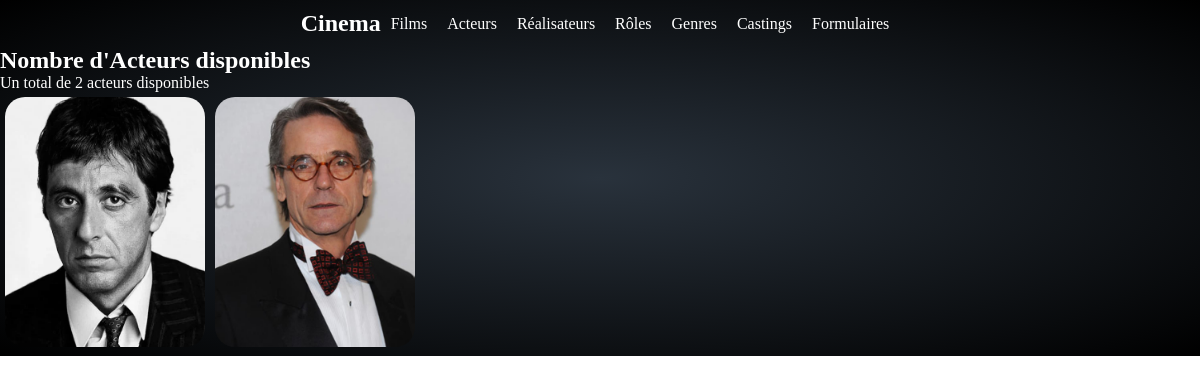
/index.php?action=listActeurs, run on an earlier commit of the app's database.
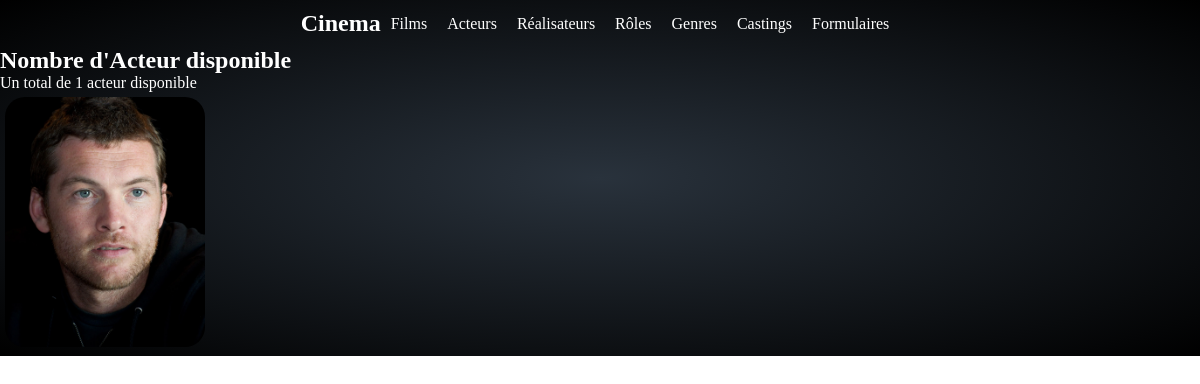
And on a later commit of the database.
### tables this page shows
CREATE TABLE IF NOT EXISTS `acteur` (
  `id_acteur` int NOT NULL AUTO_INCREMENT,
  `path_img_acteur` longtext,
  `biographie` longtext,
  `id_personne` int DEFAULT NULL,
  PRIMARY KEY (`id_acteur`) USING BTREE,
  KEY `id_personne` (`id_personne`),
  CONSTRAINT `FK_acteur_personne` FOREIGN KEY (`id_personne`) REFERENCES `personne` (`id_personne`)
);

### controller/ActeursController.php (called while the page is built, shortened)
<?php
class ActeursController {
    public function listActeurs() {
        $pdo = Connect::Connexion();
        $query = "
            SELECT prenom, nom, sexe, DATE_FORMAT(birthdate, '%d-%m-%Y') AS birthdate, id_acteur, path_img_acteur
            FROM acteur a
            INNER JOIN personne on personne.id_personne = a.id_personne
        ";
        $request = $pdo->query($query);
        require "view/acteur/listActeurs.php";
    }
}

### view/acteur/listActeurs.php (the view, shortened to what this page needs)
<?php $liste = "<span class='acteur-count'>Nombre d'Acteur".($request->rowCount() > 1 ? "s" : "")." disponible".($request->rowCount() > 1 ? "s" : "")."</span>"; ?>
<p class="row-count-list acteur-count"> Un total de <?= $request->rowCount() ?> acteur<?= ($request->rowCount() > 1) ? "s" : "" ?> disponible<?= ($request->rowCount() > 1) ? "s" : "" ?></p>
<div class="acteur-card-list">
    <?php foreach ($request->fetchAll() as $acteur): ?>
        <a href="index.php?action=infosActeur&id=<?= $acteur["id_acteur"] ?>">
            <div class="acteur-card">
                <?php
                $imagePath = "public/images/imgActeurs/";
                $imageFilename = $acteur["path_img_acteur"];
                $imageUrl = $imagePath . $imageFilename;
                ?>
                <img class="image-acteur" src="<?= $imageUrl ?>" alt="affiche de l'acteur <?= ucfirst($acteur["nom"]) . " " . ucfirst($acteur["prenom"]) ?>">
            </div>
        </a>
    <?php endforeach;?>
</div>
<?php
$cssLink ='<link rel="stylesheet" href="public/css/acteur/listActeurs.css">';
require "view/template.php";
?>

What changed in the data, as far as the page shows it:
removed acteur: path_img_acteur (picture)
removed acteur: path_img_acteur (picture)
added acteur: path_img_acteur (picture)
Also different on the page:
$request->rowCount(): "2" → "1"
text no longer shown: "s s s s"
